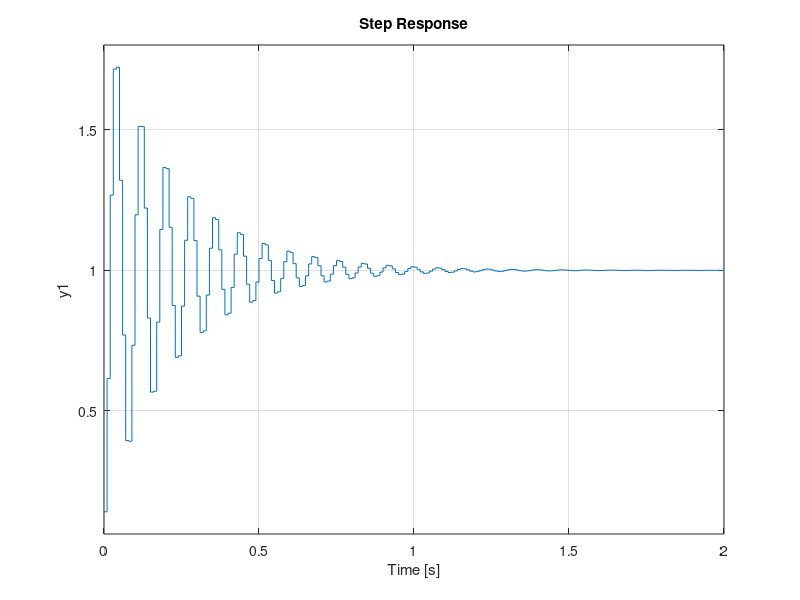

Write the MATLAB code that produced this figure.
clear;
clc;
close all;


s = tf('s');

G = 10.8/(0.1*s+1);
C=64/s;

Cz = c2d(C,0.01,'tustin')
Gz = c2d(G,0.01,'tustin')
step(feedback(Cz*Gz,1))







